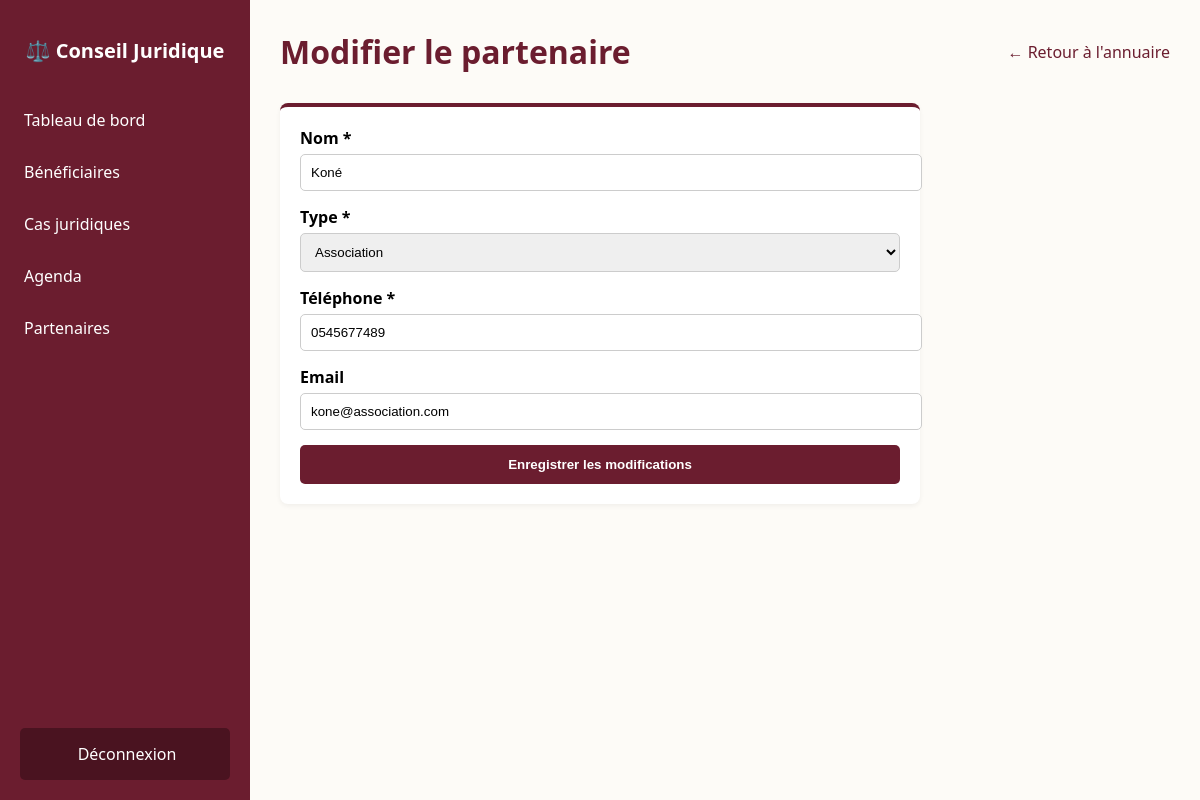
Page /partenaires/modifier/1/ on the earlier database version.
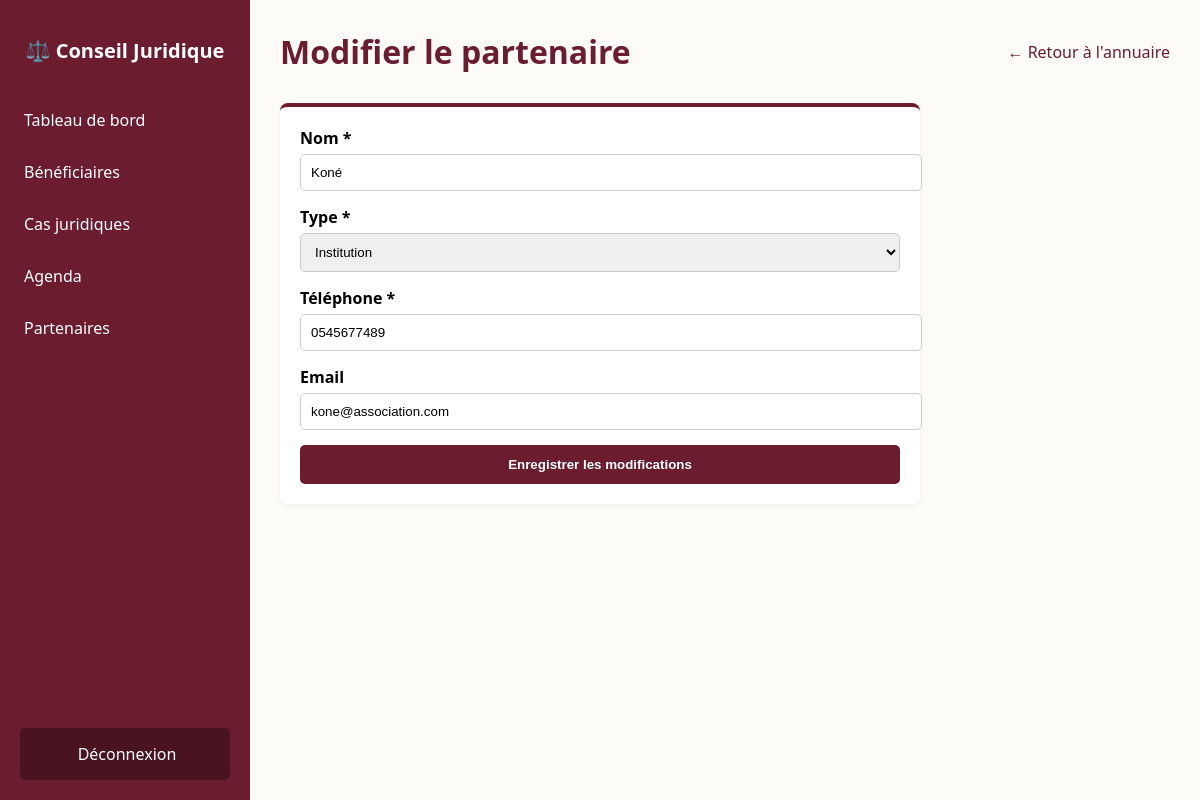
Same page on the later database version.
### core/models.py (models this page shows, shortened)
class Partenaire(models.Model):
    TYPE_CHOICES = [
        ('AVOCAT', 'Avocat'),
        ('ASSOCIATION', 'Association'),
        ('INSTITUTION', 'Institution'),
    ]
    nom = models.CharField(max_length=255)
    type_partenaire = models.CharField(max_length=20, choices=TYPE_CHOICES, default='AVOCAT')
    telephone = models.CharField(max_length=20)
    email = models.EmailField(blank=True, null=True)
    adresse = models.TextField(blank=True, null=True)
    est_supprime = models.BooleanField(default=False)

### core/views.py (the view, shortened to what this page needs)
# urls.py: path('partenaires/modifier/<int:id>/', views.modifier_partenaire_view, name='modifier_partenaire'),
def modifier_partenaire_view(request, id):
    part = Partenaire.objects.get(id=id)
    return render(request, 'core/modifier_partenaire.html', {'part': part})

### core/templates/core/modifier_partenaire.html (shortened to what this page needs)
{% extends 'core/base.html' %}
{% block content %}
    <div class="header">
        <h1>Modifier le partenaire</h1>
        <a href="{% url 'partenaires' %}" style="color: #6B1D2F; text-decoration: none;">← Retour à l'annuaire</a>
    </div>
    <div class="card" style="width: 100%; max-width: 600px;">
        <form method="POST">
            <div style="margin-bottom: 15px;">
                <label style="display: block; margin-bottom: 5px; font-weight: bold;">Nom *</label>
                <input type="text" name="nom" value="{{ part.nom }}" required style="width: 100%; padding: 10px; border: 1px solid #ccc; border-radius: 5px;">
            </div>
            <div style="margin-bottom: 15px;">
                <label style="display: block; margin-bottom: 5px; font-weight: bold;">Type *</label>
                <select name="type_partenaire" required style="width: 100%; padding: 10px; border: 1px solid #ccc; border-radius: 5px;">
                    <option value="ASSOCIATION" {% if part.type_partenaire == 'ASSOCIATION' %}selected{% endif %}>Association</option>
                    <option value="INSTITUTION" {% if part.type_partenaire == 'INSTITUTION' %}selected{% endif %}>Institution</option>
                </select>
            </div>
            <div style="margin-bottom: 15px;">
                <label style="display: block; margin-bottom: 5px; font-weight: bold;">Téléphone *</label>
                <input type="text" name="telephone" value="{{ part.telephone }}" required style="width: 100%; padding: 10px; border: 1px solid #ccc; border-radius: 5px;">
            </div>
            <div style="margin-bottom: 15px;">
                <label style="display: block; margin-bottom: 5px; font-weight: bold;">Email</label>
                <input type="email" name="email" value="{{ part.email|default:'' }}" style="width: 100%; padding: 10px; border: 1px solid #ccc; border-radius: 5px;">
            </div>
            <button type="submit" style="background-color: #6B1D2F; color: white; padding: 12px 20px; border: none; border-radius: 5px; font-weight: bold; cursor: pointer; width: 100%;">
                Enregistrer les modifications
            </button>
        </form>
    </div>
{% endblock %}

Differences in the rows shown:
changed Partenaire "Koné": type_partenaire "Association" → "Institution"
